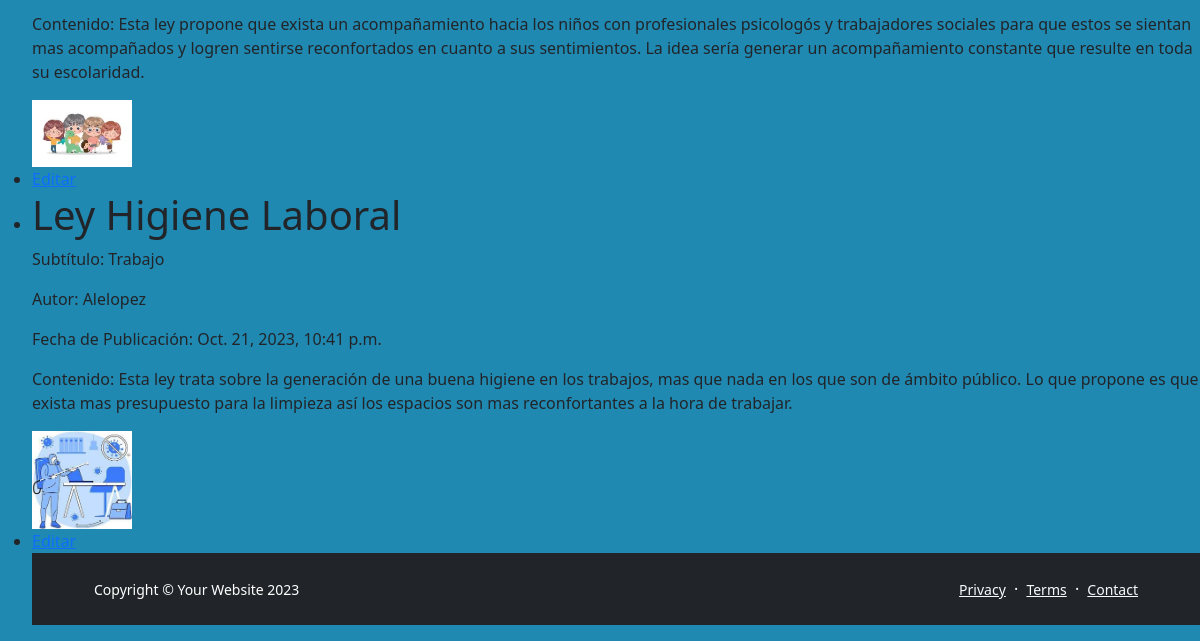
/blogs/ (lower part), run on an earlier commit of the app's database.
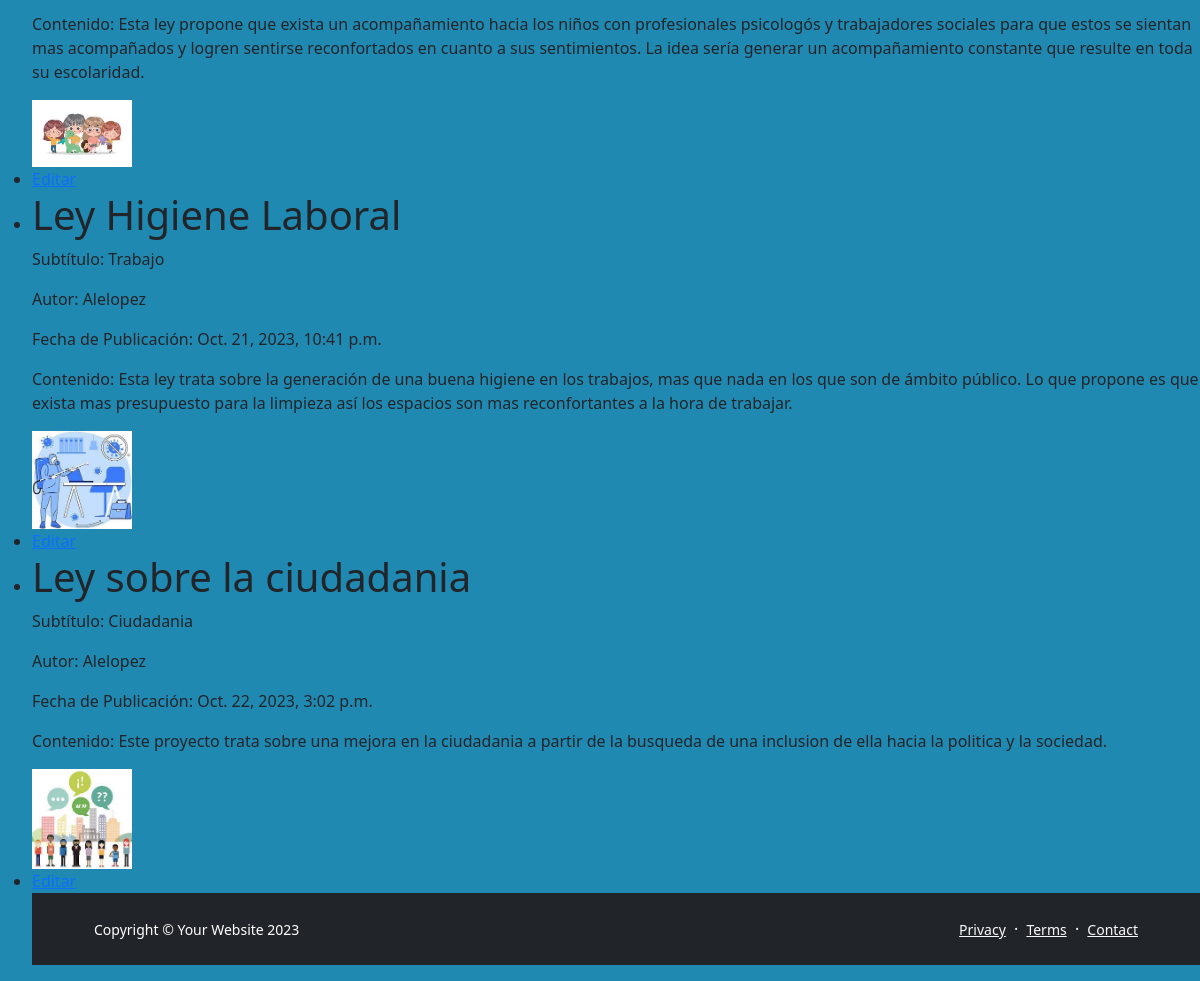
And on a later commit of the database.
### appcoder/models.py (models this page shows, shortened)
class Blog(models.Model):
    title = models.CharField(max_length=200)
    subtitle = models.CharField(max_length=200)
    body = models.TextField()
    author = models.ForeignKey(User, on_delete=models.CASCADE)
    pub_date = models.DateTimeField('date published', auto_now_add=True)
    image = models.ImageField(upload_to='blog_images/')  # Campo para la imagen, se almacenará en la carpeta 'blog_images/'

### appcoder/views.py (the view)
# urls.py: path('blogs/', views.blog_list, name='blog_list'),
def blog_list(request):
    blogs = Blog.objects.all()
    return render(request, 'AppCoder/blog_list.html', {'blogs': blogs})

### appcoder/templates/AppCoder/blog_list.html (shortened to what this page needs)
{% extends 'AppCoder/base.html' %}
{% block main %}
<ul>
    <body style="background-color:  rgb(32, 137, 178);"></body>
        {% for blog in blogs %}
        <div id="lista">
        <li>
            <h1>{{ blog.title }}</h1>
            <p>Subtítulo: {{ blog.subtitle }}</p>
            <p>Autor: {{ blog.author }}</p>
            <p>Fecha de Publicación: {{ blog.pub_date }}</p>
            <p>Contenido: {{ blog.body }}</p>
            <img src="{{ blog.image.url }}" alt="Imagen del Blog" class="imagen-pequena">
            <li>
                <a href="{% url 'edit_blog' blog.id %}">Editar</a>
            </li>
            {% endfor %}
</div>
{% endblock %}

### appcoder/templates/AppCoder/base.html (shortened to what this page needs)
<!DOCTYPE html>
<html lang="en">
    <head>
        {% load static %}
        <link href="https://cdn.jsdelivr.net/npm/bootstrap-icons@1.5.0/font/bootstrap-icons.css" rel="stylesheet" />
        <link rel="stylesheet" href="{% static 'AppCoder/css/styles.css'%}">
    </head>
    <body class="d-flex flex-column h-100">
        <main class="flex-shrink-0">
        {% block main %}
        {% endblock %}
        <footer class="bg-dark py-4 mt-auto">
            <div class="container px-5">
                <div class="row align-items-center justify-content-between flex-column flex-sm-row">
                    <div class="col-auto"><div class="small m-0 text-white">Copyright &copy; Your Website 2023</div></div>
                    <div class="col-auto">
                        <a class="link-light small" href="#!">Privacy</a>
                        <span class="text-white mx-1">&middot;</span>
                        <a class="link-light small" href="#!">Terms</a>
                        <span class="text-white mx-1">&middot;</span>
                        <a class="link-light small" href="#!">Contact</a>
                    </div>
                </div>
            </div>
        </footer>
    </body>
</html>

What changed in the data, as far as the page shows it:
added Blog: title "Ley sobre la ciudadania", subtitle "Ciudadania", author "Alelopez", pub_date "Oct. 22, 2023, 3:02 p.m.", body "Este proyecto trata sobre una mejora en la ciudadania a partir de la busqueda de una inclusion de ella hacia la politica y la sociedad.", image (picture)
